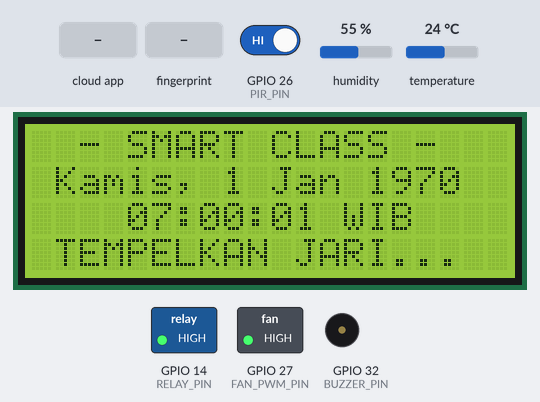
Bench run of a sketch on a simulated ESP32. Parts: 20×4 character LCD, switched loads named in the sketch (green lamp = pin HIGH), buzzer (waves = sounding, pin HIGH). The inputs (shaded band) are chosen by the test bench; at power-on: GPIO 26 (PIR_PIN) HIGH, humidity 55 %, temperature 24 °C. WiFi joins after 1.5 s; servers stay silent unless stated; network time is answered at once with the bench clock; the local clock reads 2024-03-15 10:24:30 at power-on unless the sketch sets it; EEPROM starts erased; the Firebase database answers and starts empty; what the sketch prints to the serial monitor is not drawn.

Above: at 2.9 s.
3.0 s: the phone or cloud app sets mode to proses_hapus
At 8.9 s:
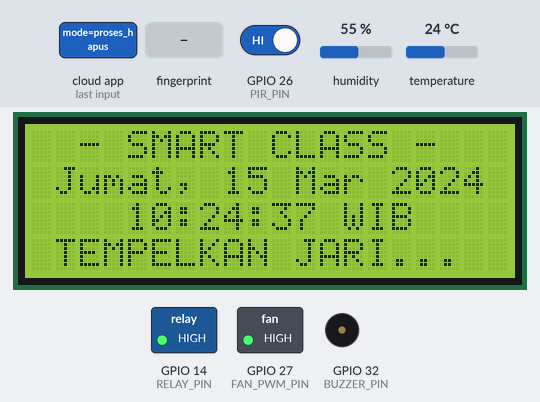
9.7 s: finger stored as number 1 placed on the sensor
At 12.0 s:
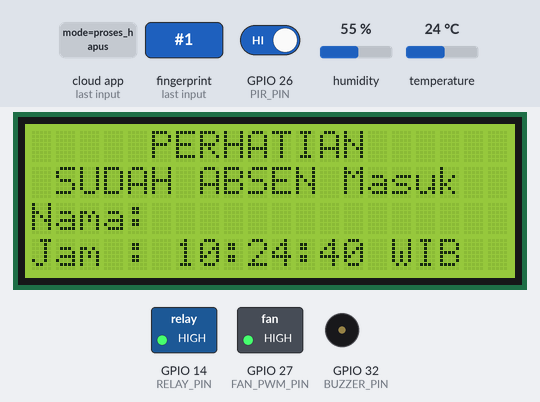
12.3 s: the phone or cloud app sets t3 to 50
At 18.9 s:
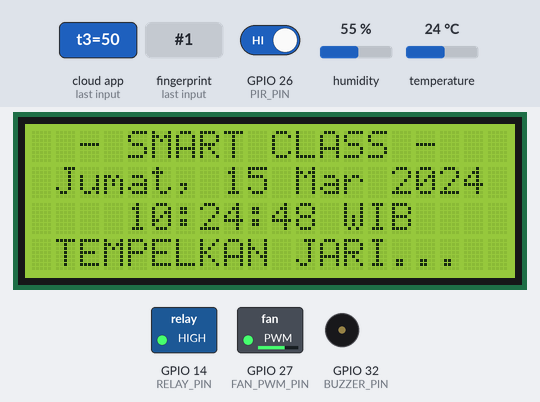
19.0 s: the phone or cloud app sets t2 to 50
At 21.5 s:
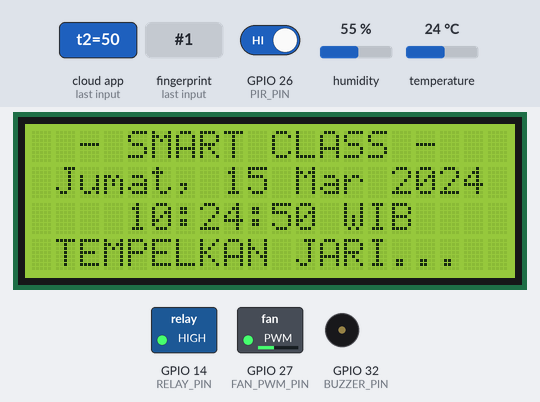
25.7 s: the phone or cloud app sets t3 to 0
At 27.8 s:
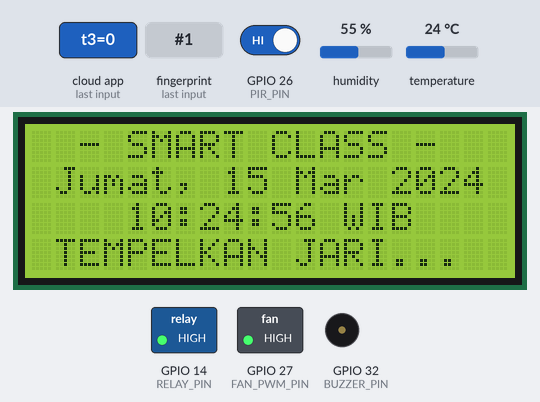
32.4 s: the phone or cloud app sets mode to proses_hapus
At 33.7 s:
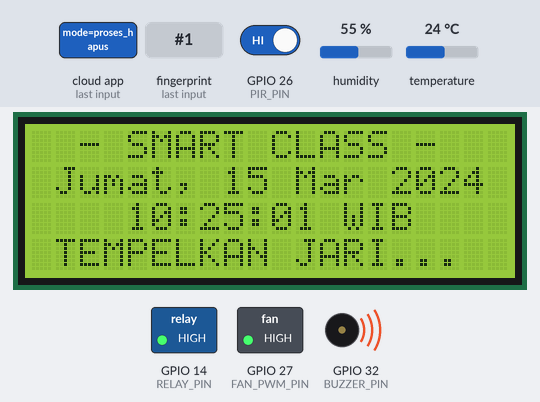
Timing chart, 0 to 35.4 s (numbered marks = the images above; inputs shaded):
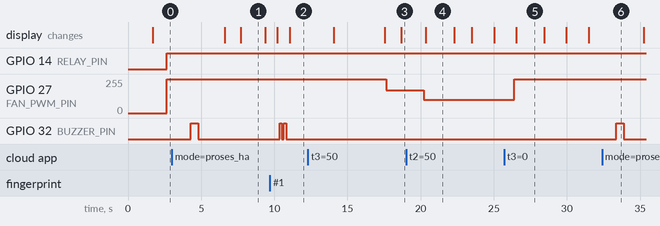

Measured:
- after the input at 3.0 s, GPIO 32 (BUZZER_PIN): LOW → HIGH after 1.3 s, → LOW 0.50 s later; the display: first changes after 3.6 s (image 1 shows a later state)
- after the input at 9.7 s, GPIO 32 (BUZZER_PIN): alternates HIGH for 0.15 s and LOW for 0.15 s, 4 changes in all, then stays LOW, starting after 0.66 s; the display: first changes after 0.51 s (image 2 shows a later state)
- after the input at 12.3 s, GPIO 27 (FAN_PWM_PIN): 255/255 → 169/255 after 5.3 s
- after the input at 19.0 s, GPIO 27 (FAN_PWM_PIN): 169/255 → 100/255 after 1.2 s
- after the input at 25.7 s, GPIO 27 (FAN_PWM_PIN): 100/255 → 255/255 after 0.71 s
- after the input at 32.4 s, GPIO 32 (BUZZER_PIN): LOW → HIGH after 0.98 s, → LOW 0.50 s later

The sketch:

Smart_Class_LCD.ino
```cpp
#include <WiFi.h>
#include <Firebase_ESP_Client.h>
#include <NTPClient.h>
#include <WiFiUdp.h>
#include <Adafruit_Fingerprint.h>
#include <Preferences.h>
#include <DHT.h>
#include <Wire.h>
#include <LiquidCrystal_I2C.h>

#include "addons/TokenHelper.h"
#include "addons/RTDBHelper.h"

// === KREDENSIAL WIFI & FIREBASE BARU ===
#define WIFI_SSID "Maman" // Ganti jika nama WiFi kamu berbeda
#define WIFI_PASSWORD "test1234" // Ganti jika password WiFi kamu berbeda

#define API_KEY "AIzaSyDuDQvZr_5xmae-GCq5ofwY8OQMp7Jgizo"
#define DATABASE_URL "https://smart-class-30fb0-default-rtdb.asia-southeast1.firebasedatabase.app"
#define DATABASE_SECRET "4bQtnQPGPcL4VhDJkpJvCaIE68T1CMS4SyWsfAtl"

// === PIN AMAN ESP32 ===
#define RELAY_PIN 14
#define FAN_PWM_PIN 27
#define PIR_PIN 26
#define DHTPIN 25
#define DHTTYPE DHT22
#define BUZZER_PIN 32 // <-- Pin untuk Buzzer

// === FINGERPRINT RGB ===
#define FINGERPRINT_LED_GREEN 4
#define FINGERPRINT_LED_YELLOW 5
#define FINGERPRINT_LED_CYAN 6
#define FINGERPRINT_LED_WHITE 7

// === OBJEK HARDWARE ===
HardwareSerial mySerial(2); // RX = 16, TX = 17
Adafruit_Fingerprint finger = Adafruit_Fingerprint(&mySerial);
DHT dht(DHTPIN, DHTTYPE);
Preferences preferences;
LiquidCrystal_I2C lcd(0x27, 20, 4);

// === OBJEK FIREBASE & NTP ===
FirebaseData fbdo;
FirebaseAuth auth;
FirebaseConfig config;
WiFiUDP ntpUDP;
NTPClient timeClient(ntpUDP, "id.pool.ntp.org", 25200, 60000);

// === VARIABEL KIPAS ===
const int pwmFreq = 25000;
const int pwmResolution = 8;
bool modeManual = false;
int manualSpeed = 0;
int currentSpeed = 0;
float currentTemp = 0.0;
bool isPersonPresent = false;
float t1 = 25.0, t2 = 30.0, t3 = 35.0;
const float hysteresis = 1.0;

// === VARIABEL FINGERPRINT & LCD ===
String modeAlatSekarang = "scan";
const char* namaHari[] = {"Minggu", "Senin", "Selasa", "Rabu", "Kamis", "Jumat", "Sabtu"};
const char* namaBulan[] = {"Jan", "Feb", "Mar", "Apr", "Mei", "Jun", "Jul", "Ags", "Sep", "Okt", "Nov", "Des"};
unsigned long lastLcdUpdate = 0;
String lcdState = "STANDBY";

// === TIMER MULTITASKING ===
unsigned long lastSensorRead = 0;
unsigned long lastFirebaseUpdate = 0;
unsigned long lastFirebaseRead = 0;

void setup() {
  Serial.begin(115200);
  Serial.println("\n--- Memulai Smart Class System ---");

  // 1. Setup Hardware
  dht.begin();
  pinMode(PIR_PIN, INPUT);
  pinMode(RELAY_PIN, OUTPUT);
  pinMode(BUZZER_PIN, OUTPUT);
  digitalWrite(BUZZER_PIN, LOW); // Matikan buzzer di awal
  digitalWrite(RELAY_PIN, LOW);
  ledcAttach(FAN_PWM_PIN, pwmFreq, pwmResolution);
  setFanSpeed(0);

  preferences.begin("smartfan", false);
  t1 = preferences.getFloat("t1", 25.0);
  t2 = preferences.getFloat("t2", 30.0);
  t3 = preferences.getFloat("t3", 35.0);

  // 2. Setup Koneksi
  WiFi.begin(WIFI_SSID, WIFI_PASSWORD);
  Serial.print("Menghubungkan ke Wi-Fi");
  while (WiFi.status() != WL_CONNECTED) { delay(500); Serial.print("."); }
  Serial.println("\nWi-Fi Terhubung!");

  timeClient.begin();

  // 3. Setup Firebase
  config.api_key = API_KEY;
  config.database_url = DATABASE_URL;
  config.signer.tokens.legacy_token = DATABASE_SECRET;
  Firebase.begin(&config, &auth);
  Firebase.reconnectWiFi(true);
  Serial.println("Firebase Siap!");

  // 4. Setup LCD
  lcd.init();
  lcd.backlight();
  tampilkanLayarUtama();

  // 5. Setup Fingerprint
  mySerial.begin(57600, SERIAL_8N1, 16, 17);
  if (finger.verifyPassword()) {
    Serial.println("Sensor R503 Siap!");
    finger.LEDcontrol(FINGERPRINT_LED_BREATHING, 100, FINGERPRINT_LED_BLUE);
  } else {
    Serial.println("Sensor R503 tidak terdeteksi!");
  }
}

void loop() {
  timeClient.update();
  unsigned long currentMillis = millis();

  // ================= 1. BACA SENSOR KIPAS (Tiap 2 Detik) =================
  if (currentMillis - lastSensorRead > 2000) {
    currentTemp = dht.readTemperature();
    isPersonPresent = digitalRead(PIR_PIN);
    if (isnan(currentTemp)) currentTemp = 0.0;
    lastSensorRead = currentMillis;
  }

  // ================= 2. LOGIKA KIPAS (Berjalan Terus) =================
  if (modeManual) {
    setFanSpeed(manualSpeed);
  } else {
    autoModeLogic();
  }

  // ================= 3. TARIK DATA DARI FIREBASE (Tiap 1.5 Detik) =================
  if (currentMillis - lastFirebaseRead > 1500) {
    if (Firebase.ready()) {
      if (Firebase.RTDB.getString(&fbdo, "/device_status/mode")) modeAlatSekarang = fbdo.stringData();
      if (Firebase.RTDB.getString(&fbdo, "/smartfan/kontrol/mode")) modeManual = (fbdo.stringData() == "manual");
      if (Firebase.RTDB.getInt(&fbdo, "/smartfan/kontrol/speedManual")) manualSpeed = fbdo.intData();
      if (Firebase.RTDB.getFloat(&fbdo, "/smartfan/threshold/t1")) t1 = fbdo.floatData();
      if (Firebase.RTDB.getFloat(&fbdo, "/smartfan/threshold/t2")) t2 = fbdo.floatData();
      if (Firebase.RTDB.getFloat(&fbdo, "/smartfan/threshold/t3")) t3 = fbdo.floatData();
    }
    lastFirebaseRead = currentMillis;
  }

  // ================= 4. KIRIM DATA SENSOR KE FIREBASE (Tiap 5 Detik) =================
  if (currentMillis - lastFirebaseUpdate > 5000) {
    if (Firebase.ready()) {
      Firebase.RTDB.setFloat(&fbdo, "/smartfan/sensor/suhu", currentTemp);
      Firebase.RTDB.setBool(&fbdo, "/smartfan/sensor/pir", isPersonPresent);
      Firebase.RTDB.setInt(&fbdo, "/smartfan/kontrol/speedAktual", currentSpeed);
    }
    lastFirebaseUpdate = currentMillis;
  }

  // ================= 5. UPDATE LCD STANDBY (Tiap 1 Detik) =================
  if (lcdState == "STANDBY" && modeAlatSekarang == "scan") {
    if (currentMillis - lastLcdUpdate > 1000) {
      tampilkanLayarUtama();
      lastLcdUpdate = currentMillis;
    }
  }

  // ================= 6. LOGIKA FINGERPRINT =================
  if (modeAlatSekarang == "scan") {
    int userID = getFingerprintID();
    if (userID > 0) {
      handleAttendance(userID);
      delay(2000);
      finger.LEDcontrol(FINGERPRINT_LED_BREATHING, 100, FINGERPRINT_LED_BLUE);
    }
  }
  else if (modeAlatSekarang == "proses_daftar") {
    lcdState = "DAFTAR";

    int enrollID = 0; String enrollNama = "";
    if (Firebase.RTDB.getInt(&fbdo, "/device_status/enroll_id")) enrollID = fbdo.intData();
    if (Firebase.RTDB.getString(&fbdo, "/device_status/enroll_nama")) enrollNama = fbdo.stringData();

    lcd.clear();
    printCentered(0, "MODE DAFTAR");
    lcd.setCursor(0, 1); lcd.print("ID Baru: #" + String(enrollID));
    lcd.setCursor(0, 2); lcd.print("Tempelkan Jari...");
    lcd.setCursor(0, 3); lcd.print("[][][][][][][][]");

    bool sukses = rekamSidikJariBaru(enrollID);

    if (sukses && Firebase.ready()) {
      Firebase.RTDB.setString(&fbdo, "/users/" + String(enrollID) + "/nama", enrollNama);
      Firebase.RTDB.setString(&fbdo, "/device_status/mode", "scan");
      Firebase.RTDB.setString(&fbdo, "/device_status/pesan_status", "Berhasil didaftarkan!");
      printCentered(2, "PENDAFTARAN SUKSES!");
      bunyiBuzzer(1, 200); // Bunyi sukses daftar
    } else if (Firebase.ready()) {
      Firebase.RTDB.setString(&fbdo, "/device_status/mode", "scan");
      Firebase.RTDB.setString(&fbdo, "/device_status/pesan_status", "Gagal/Batal Mendaftar.");
      printCentered(2, "PENDAFTARAN GAGAL!");
      bunyiBuzzer(2, 300); // Bunyi gagal daftar
    }

    delay(2000);
    lcd.clear();
    modeAlatSekarang = "scan";
    lcdState = "STANDBY";
    finger.LEDcontrol(FINGERPRINT_LED_BREATHING, 100, FINGERPRINT_LED_BLUE);
  }
  else if (modeAlatSekarang == "proses_hapus") {
    int deleteID = 0;
    if (Firebase.RTDB.getInt(&fbdo, "/device_status/delete_id")) deleteID = fbdo.intData();
    uint8_t p = finger.deleteModel(deleteID);
    if (p == FINGERPRINT_OK) {
      finger.LEDcontrol(FINGERPRINT_LED_FLASHING, 25, FINGERPRINT_LED_RED, 3);
      bunyiBuzzer(1, 500); // Bunyi konfirmasi hapus
    }
    if (Firebase.ready()) {
      Firebase.RTDB.setString(&fbdo, "/device_status/mode", "scan");
      Firebase.RTDB.setString(&fbdo, "/device_status/pesan_status", "Mode Scan Siap");
    }
    modeAlatSekarang = "scan";
    finger.LEDcontrol(FINGERPRINT_LED_BREATHING, 100, FINGERPRINT_LED_BLUE);
  }

  delay(20);
}

// === FUNGSI PEMBANTU LCD ===
void printCentered(int row, String text) {
  int padding = (20 - text.length()) / 2;
  lcd.setCursor(0, row);
  for(int i=0; i<20; i++) lcd.print(" ");
  lcd.setCursor(padding, row);
  lcd.print(text);
}

void tampilkanLayarUtama() {
  time_t epochTime = timeClient.getEpochTime();
  struct tm *ptm = gmtime ((time_t *)&epochTime);

  String tgl = String(namaHari[timeClient.getDay()]) + ", " +
               String(ptm->tm_mday) + " " +
               String(namaBulan[ptm->tm_mon]) + " " +
               String(ptm->tm_year + 1900);

  String jam = timeClient.getFormattedTime() + " WIB";

  printCentered(0, "- SMART CLASS -");
  printCentered(1, tgl);
  printCentered(2, jam);
  printCentered(3, "TEMPELKAN JARI...");
}

// === FUNGSI KIPAS ===
void autoModeLogic() {
  if (!isPersonPresent) { setFanSpeed(0); return; }
  int targetSpeed = currentSpeed;
  if (currentSpeed == 0 && currentTemp >= t1) targetSpeed = 100;
  else if (currentSpeed == 100 && currentTemp < (t1 - hysteresis)) targetSpeed = 0;
  else if (currentSpeed == 100 && currentTemp >= t2) targetSpeed = 170;
  else if (currentSpeed == 170 && currentTemp < (t2 - hysteresis)) targetSpeed = 100;
  else if (currentSpeed == 170 && currentTemp >= t3) targetSpeed = 255;
  else if (currentSpeed == 255 && currentTemp < (t3 - hysteresis)) targetSpeed = 170;

  if (currentTemp >= t3) targetSpeed = 255;
  else if (currentTemp < (t1 - hysteresis)) targetSpeed = 0;

  setFanSpeed(targetSpeed);
}

void setFanSpeed(int speedValue) {
  if (currentSpeed != speedValue) {
    currentSpeed = speedValue;
    if (currentSpeed == 0) {
      digitalWrite(RELAY_PIN, LOW);
      ledcWrite(FAN_PWM_PIN, 0);
    } else {
      digitalWrite(RELAY_PIN, HIGH);
      ledcWrite(FAN_PWM_PIN, currentSpeed);
    }
  }
}

// === FUNGSI FINGERPRINT ===
bool rekamSidikJariBaru(int id) {
  int p = -1;
  finger.LEDcontrol(FINGERPRINT_LED_FLASHING, 25, FINGERPRINT_LED_BLUE, 0);
  while (p != FINGERPRINT_OK) {
    p = finger.getImage();
    if (!modeManual) autoModeLogic();
    delay(50);
  }
  p = finger.image2Tz(1);
  if (p != FINGERPRINT_OK) return false;

  bunyiBuzzer(1, 100); // Bunyi bip tempelan pertama
  finger.LEDcontrol(FINGERPRINT_LED_ON, 0, FINGERPRINT_LED_PURPLE);
  delay(2000);

  p = 0;
  while (p != FINGERPRINT_NOFINGER) { p = finger.getImage(); delay(50); }

  finger.LEDcontrol(FINGERPRINT_LED_FLASHING, 25, FINGERPRINT_LED_BLUE, 0);
  p = -1;
  while (p != FINGERPRINT_OK) {
    p = finger.getImage();
    if (!modeManual) autoModeLogic();
    delay(50);
  }
  p = finger.image2Tz(2);
  if (p != FINGERPRINT_OK) return false;

  p = finger.createModel();
  if (p != FINGERPRINT_OK) {
    finger.LEDcontrol(FINGERPRINT_LED_FLASHING, 25, FINGERPRINT_LED_RED, 3);
    return false;
  }
  p = finger.storeModel(id);
  if (p == FINGERPRINT_OK) {
    finger.LEDcontrol(FINGERPRINT_LED_FLASHING, 25, FINGERPRINT_LED_GREEN, 5);
    return true;
  }
  return false;
}

int getFingerprintID() {
  uint8_t p = finger.getImage();
  if (p != FINGERPRINT_OK) return -1;
  p = finger.image2Tz();
  if (p != FINGERPRINT_OK) return -1;
  p = finger.fingerSearch();
  if (p != FINGERPRINT_OK) {
    finger.LEDcontrol(FINGERPRINT_LED_FLASHING, 25, FINGERPRINT_LED_RED, 2);
    bunyiBuzzer(1, 1000); // Bunyi salah / tidak dikenali
    delay(1000);
    return -1;
  }
  return finger.fingerID;
}

void handleAttendance(int id) {
  if (Firebase.ready()) {
    lcdState = "ABSEN";

    String timestamp = timeClient.getFormattedTime();
    time_t epochTime = timeClient.getEpochTime();
    struct tm *ptm = gmtime ((time_t *)&epochTime);
    int currentHour = timeClient.getHours();

    char dateBuffer[15];
    sprintf(dateBuffer, "%04d-%02d-%02d", ptm->tm_year + 1900, ptm->tm_mon + 1, ptm->tm_mday);
    String date = String(dateBuffer);

    String statusAbsen = (currentHour < 12) ? "Masuk" : "Pulang";
    String path = "/logs_absensi/" + date + "/" + String(id) + "_" + statusAbsen;

    String namaSiswa = "Siswa #" + String(id);
    if (Firebase.RTDB.getString(&fbdo, "/users/" + String(id) + "/nama")) {
      namaSiswa = fbdo.stringData();
    }

    String namaTampil = namaSiswa;
    if (namaTampil.length() > 14) {
      namaTampil = namaTampil.substring(0, 14);
    }

    lcd.clear();

    if (Firebase.RTDB.getString(&fbdo, (path + "/waktu").c_str())) {
      finger.LEDcontrol(FINGERPRINT_LED_FLASHING, 25, FINGERPRINT_LED_YELLOW, 3);
      bunyiBuzzer(2, 150); // Bunyi peringatan sudah absen
      printCentered(0, "PERHATIAN");

      String statusText = "SUDAH ABSEN " + statusAbsen;
      if(statusText.length() > 20) statusText = statusText.substring(0, 20);
      printCentered(1, statusText);

      lcd.setCursor(0, 2); lcd.print("Nama: " + namaTampil);
      lcd.setCursor(0, 3); lcd.print("Jam : " + timestamp + " WIB");
    } else {
      finger.LEDcontrol(FINGERPRINT_LED_FLASHING, 25, FINGERPRINT_LED_PURPLE, 3);
      bunyiBuzzer(1, 100); // Bunyi sukses absen

      FirebaseJson json;
      json.set("user_id", id);
      json.set("waktu", timestamp);
      json.set("status", statusAbsen);
      Firebase.RTDB.setJSON(&fbdo, path.c_str(), &json);

      printCentered(0, "BERHASIL");
      if(statusAbsen == "Masuk") printCentered(1, "ABSEN MASUK");
      else printCentered(1, "ABSEN PULANG");

      lcd.setCursor(0, 2); lcd.print("Nama: " + namaTampil);
      lcd.setCursor(0, 3); lcd.print("Jam : " + timestamp + " WIB");
    }

    delay(3000);
    lcd.clear();
    lcdState = "STANDBY";
  }
}

// === FUNGSI BUZZER ===
void bunyiBuzzer(int jumlah, int durasi) {
  for (int i = 0; i < jumlah; i++) {
    digitalWrite(BUZZER_PIN, HIGH);
    delay(durasi);
    digitalWrite(BUZZER_PIN, LOW);
    if (jumlah > 1) delay(durasi); // Jeda jika bunyi lebih dari 1 kali
  }
}
```
